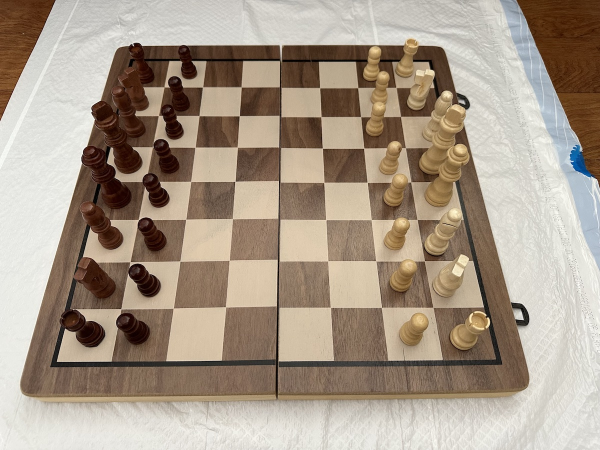
#> input picture imgs/IMG_3078.jpeg, 1200 x 900 px (shown at 1/2 size)
$ python -i detect_board_v2.py   (imports and definitions only)   (older library calls are emulated)
#> lines starting #> are read from the running program, lines starting #| are printed output that depends on the picture
### utils.py
import numpy as np
import cv2


def line_intersection(line1, line2):
    xdiff = (line1[0][0] - line1[1][0], line2[0][0] - line2[1][0])
    ydiff = (line1[0][1] - line1[1][1], line2[0][1] - line2[1][1])

    def det(a, b):
        return a[0] * b[1] - a[1] * b[0]

    div = det(xdiff, ydiff)
    if div == 0:
        return -1, -1
        # raise Exception('lines do not intersect')

    d = (det(*line1), det(*line2))
    x = det(d, xdiff) / div
    y = det(d, ydiff) / div
    return x, y


# [78 lines left out: functions find_bounding_box, get_smooth_grayscale_image, distort_chess_board, segment_chess_pieces, not called in this run]

### detect_board_v2.py
import numpy as np
import PIL.Image
import matplotlib.image as mpimg
import matplotlib.pyplot as plt
import scipy.ndimage
from utils import line_intersection
import cv2
from visualization import visualize_hough, visualize_lines

# [1 line not run here, left out]
plt.rcParams["image.cmap"] = "jet"  # Default colormap is jet


def find_chess_board_points(img):

    img_height, img_width = img.shape
    grad_phase_masked, grad_mag, sobelx, sobely = run_sobel_filters(img)
    edges = cv2.Canny(np.uint8(img), 50, 150, apertureSize=3)

    h2, thetas, rhos = informed_hough(
        edges,
        grad_phase_masked,
        grad_mag,
        theta_bin_size=2 * 360,
        rho_bin_size=2 * 360,
        inform_range=8,
    )

    input_h = h2.copy()
    # Generate peak image
    is_peak = getLocalMaxArray(input_h, winsize=11)
    local_max_img = input_h.copy()
    local_max_img[~is_peak] = 0  # Set peaks with intensity of peak


    # local_max_img[local_max_img<100000] = 0
    peaks = np.argwhere(local_max_img)

    peak_mags = local_max_img[peaks[:, 0], peaks[:, 1]]
    peak_order = np.argsort(peak_mags)[::-1]  # Strongest to weakest

    # Sort peaks by strength
    peaks = peaks[peak_order, :]
    peak_mags = peak_mags[peak_order]

    # Only want peaks that are within half a standard deviation of the mean
    threshold_good_peak = peak_mags.mean() + peak_mags.std() / 2
    n_good_peaks = peaks.shape[0] - np.searchsorted(peak_mags[::-1], threshold_good_peak)

    n_peaks = min(n_good_peaks, 100)

    # =========== find all lines ======== #
    lines = getHoughLines(peaks[:n_peaks], thetas, rhos, img.shape)
    # visualize_lines(img, lines)

    # =========== good lines lines ======== #
    vertical, horizontal = find_good_lines(
        lines, n_peaks, peak_mags, (img_height, img_width), sobelx, sobely
    )
    intersections = find_line_intersections(horizontal, vertical)

    return intersections, (vertical, horizontal)


def find_line_intersections(vertical, horizontal):

    intersections = []
    for k in vertical:
        x1, y1, x2, y2 = k
        ls = []
        for j in horizontal:
            x_1, y_1, x_2, y_2 = j
            intersect = line_intersection(
                [[x1, y1], [x2, y2]], [[x_1, y_1], [x_2, y_2]])
            # if size[0] > intersect[0] >= 0 and size[1] > intersect[1] >= 0:
            ls.append(intersect)

        if len(ls) > 0:
            intersections.append(np.array(ls))
    return np.array(intersections)


# [30 lines left out: function find_points_on_boarder, not called in this run]


def run_sobel_filters(img):
    sobelx = cv2.Sobel(img, cv2.CV_64F, 1, 0, ksize=5)
    sobely = cv2.Sobel(img, cv2.CV_64F, 0, 1, ksize=5)
    grad_mag = np.sqrt(sobelx**2 + sobely**2)
    grad_phase = np.arctan2(sobely, sobelx)  # from -pi to pi

    # Remove phase from where gradient magnitude is less than the mean * constant
    grad_phase_masked = grad_phase.copy()
    gradient_mask_threshold = 2 * np.mean(grad_mag.flatten())
    grad_phase_masked[grad_mag < gradient_mask_threshold] = np.nan

    return grad_phase_masked, grad_mag, sobelx, sobely


def informed_hough(
    bin_img,
    gradient_phase_img,
    gradient_magnitude_img,
    theta_bin_size=100,
    rho_bin_size=100,
    inform_range=5,
):
    """Return informed hough space of input binary image"""
    thetas = np.linspace(0, np.pi, theta_bin_size)
    rho_diagonal = np.sqrt(np.sum(np.array(bin_img.shape) ** 2))
    rhos = np.linspace(-rho_diagonal, rho_diagonal, rho_bin_size)  # length of diagonal
    hough_space = np.zeros([theta_bin_size, rho_bin_size])

    for i in range(bin_img.shape[0]):
        for j in range(bin_img.shape[1]):
            g = gradient_phase_img[i, j]
            if bin_img[i, j] and not np.isnan(g):
                if g < 0:
                    g += np.pi  # + 180 degrees
                # Get informed theta range
                # Get bin index in thetas
                theta_idx = np.searchsorted(thetas, g)
                theta_left = max(0, theta_idx - inform_range)
                theta_right = min(len(thetas) - 1, theta_idx + inform_range)

                # Over the informed theta sweep range
                for t, theta in enumerate(thetas[theta_left:theta_right]):
                    # TODO continue to use %prun and see if building a cos/sin table is valuable
                    rho = j * np.cos(theta) + i * np.sin(theta)
                    # Get bin index for rhos
                    rho_idx = np.searchsorted(rhos, rho)
                    # Add gradient magnitude
                    hough_space[
                        theta_idx - inform_range + t, rho_idx
                    ] += gradient_magnitude_img[i, j]
    return (hough_space, thetas, rhos)


def generic_filter_function(neighborhood, center_idx):
    # Definitely not if no hits to hough at this point
    center_val = neighborhood[center_idx]
    if center_val == 0:
        return False
    neighborhood[center_idx] = 0  # Don't compare to self
    return not np.any(neighborhood >= center_val)


def getLocalMaxArray(h, winsize=7):
    """Returns matrix with only the peaks of a given input matrix"""
    # winsize needs to be odd to choose center_idx correctly
    center_idx = (winsize + 1) * (winsize >> 1)
    return scipy.ndimage.generic_filter(
        h,
        generic_filter_function,
        size=winsize,
        mode="wrap",
        extra_arguments=(center_idx,),
    ).astype(bool)


def getLineGradients(line, gradient_x, gradient_y, sampling_rate=1):
    """Calculate normal gradient values along line given x/y gradients and a line segment."""

    # 1 - Get gradient values
    line = np.array(line)
    ptA = line[:2]
    ptB = line[2:]

    # unit vector in direction of line
    line_length = np.linalg.norm(ptB - ptA)
    line_direction = (ptB - ptA) / line_length

    # Convert to normal
    # -y, x for normal in one direction
    line_normal = np.array([-line_direction[1], line_direction[0]])
    line_angle = np.math.atan2(line_normal[1], line_normal[0])

    # Get points along line, choosing number of points giving a sampling rate in pixels per points (1-1 is good)
    num_pts_on_line = int(np.ceil(np.sqrt(np.sum((ptB - ptA) ** 2)) / sampling_rate))
    guessx = np.linspace(ptA[1], ptB[1], num_pts_on_line)
    guessy = np.linspace(ptA[0], ptB[0], num_pts_on_line)

    # line_indices = np.floor(np.vstack((guessx, guessy)).T).astype(int)
    # gradients = np.vstack(
    #     [
    #         gradient_x[line_indices[:, 0], line_indices[:, 1]],
    #         gradient_y[line_indices[:, 0], line_indices[:, 1]],
    #     ]
    # )

    # # Magnitude of gradient along normal
    # normal_gradients = line_normal.dot(gradients)

    # Calculate fft, since sampling rate is static, we can just use indices as a comparison method
    # fft_result = np.abs(np.fft.rfft(normal_gradients).real)

    # strongest_freq = np.argmax(fft_result)

    return 0, 0, 0, line_angle


def angleClose(a, b, angle_threshold=10 * np.pi / 180):
    d = np.abs(a - b)
    # Handle around the edge
    return d < angle_threshold or np.abs(2 * np.pi - d) < angle_threshold


def angle_gap(x, y):
    return np.arctan2(np.sin(x-y), np.cos(x-y))


def intersect_in_bounds(line1, line2, img_size):
    x, y = line_intersection(line1, line2)
    if 0 <= x < img_size[1] and 0 <= y < img_size[0]:
        return True
    return False


# [27 lines left out: function segmentAngles, not called in this run]


def group_lines(lines, angles, img_size, line_mags, angle_threshold=10 * np.pi / 180):

    # Partition lines based on similar angles int segments/groups
    groups = [[i] for i in range(len(lines))]

    for i in range(len(angles)):

        # Create new group
        for j in range(len(angles)):
            # If good line, not yet grouped, and is close in angle, add to segment group
            if (
                angleClose(angles[i], angles[j], angle_threshold)
                and intersect_in_bounds(
                    lines[i].reshape(2, 2), lines[j].reshape(2, 2), img_size)
            ):
                groups[i].append(j)
        groups[i] = tuple(groups[i])
        # Iterate to next group

    groups = set(groups)
    good_lines = []
    good_angles = []
    for i, g in enumerate(groups):
        sum = np.zeros((2, 2))
        for a in g:
            sum += np.array(lines[a]).reshape(2, 2)
        sum /= len(g)
        good_lines.append(sum.flatten())
        good_angles.append(np.average(np.array(angles)[list(g)]))

    # separate vertical and horizontal
    horizontal = []
    vertical = []
    for i, angle in enumerate(good_angles):
        if (good_lines[i] < 0).any():
            continue
        if abs(angle_gap(angle, np.pi/2)) < 20 * np.pi / 180:
            horizontal.append(good_lines[i])
        elif abs(angle_gap(angle, np.pi)) < 20 * np.pi / 180 or abs(angle_gap(angle, 0)) < 20 * np.pi / 180:
            vertical.append(good_lines[i])

    return vertical, horizontal  # segments and segment count


# [19 lines left out: function chooseBestSegments, not called in this run]


def getHoughLines(peaks, thetas, rhos, img_shape):
    # lines segments within image bounds x1 y1 x2 y2
    lines = np.zeros([peaks.shape[0], 4])

    for i, [theta_, rho_] in enumerate(peaks):
        theta = thetas[theta_]
        rho = rhos[rho_]
        c = np.cos(theta)
        s = np.sin(theta)

        img_x_max = img_shape[1] - 1
        img_y_max = img_shape[0] - 1

        if np.abs(c) < np.abs(s):
            # angle is closer to 0 or 180 degrees, horizontal line so use x limits
            #             print("H")
            x1, x2 = 0, img_x_max
            y1, y2 = (rho - x1 * c) / s, (rho - x2 * c) / s
        else:
            # angle closer to 90 degrees, vertical line so use y limits
            #             print("V")
            y1, y2 = 0, img_y_max
            x1, x2 = (rho - y1 * s) / c, (rho - y2 * s) / c

        # Get line ends within image bounds
        # TODO : Fails on very close to vertical/horizontal lines due to divide by ~zero
        if np.abs(s) > 0.01 and np.abs(c) > 0.01:
            if y1 < 0:
                x1 = (rho - 0 * s) / c
                y1 = (rho - x1 * c) / s
            elif y1 > img_y_max:
                x1 = (rho - img_y_max * s) / c
                y1 = (rho - x1 * c) / s
            if y2 < 0:
                x2 = (rho - 0 * s) / c
                y2 = (rho - x2 * c) / s
            elif y2 > img_y_max:
                x2 = (rho - img_y_max * s) / c
                y2 = (rho - x2 * c) / s

            if x1 < 0:
                y1 = (rho - 0 * c) / s
                x1 = (rho - y1 * s) / c
            elif x1 > img_x_max:
                y1 = (rho - img_x_max * c) / s
                x1 = (rho - y1 * s) / c
            if x2 < 0:
                y2 = (rho - 0 * c) / s
                x2 = (rho - y2 * s) / c
            elif x2 > img_x_max:
                y2 = (rho - img_x_max * c) / s
                x2 = (rho - y2 * s) / c

        lines[i, :] = [x1, y1, x2, y2]

    return lines


def find_good_lines(lines, n_peaks, peak_mags, img_size, sobelx, sobely):
    """Find good lines given a list of possible lines
    from hough

    Args:
        lines (_type_): _description_
        n_peaks (_type_): _description_
        peak_mags (_type_): _description_
        img_size (_type_): _description_
        sobelx (_type_): _description_
        sobely (_type_): _description_

    Returns:
        tuple: vertical, horizontal lines as lists
    """

    angles = np.zeros(n_peaks)

    freq_threshold = 0

    good_mask = np.zeros(angles.shape, dtype=bool)
    for k in range(n_peaks):
        line = lines[k, :]
        freq, line_grad, fft_result, line_angle = getLineGradients(line, sobelx, sobely)
        angles[k] = line_angle
        # print(freq)
        if freq >= freq_threshold:
            good_mask[k] = True

    vertical, horizontal = group_lines(
        lines, angles=angles, img_size=img_size, line_mags=peak_mags)

    return vertical, horizontal

>>> import cv2
>>> picture = cv2.imread('imgs/IMG_3078.jpeg', cv2.IMREAD_GRAYSCALE)
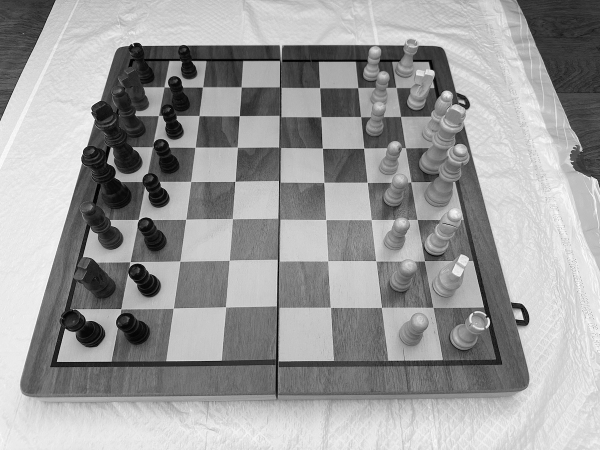
#> picture: shape (900, 1200) (shown at 1/2 size); min 0, max 255, mean 155.6
>>> result = find_chess_board_points(picture)
#> in run_sobel_filters, `sobely = cv2.Sobel(img, cv2.CV_64F, 0, 1, ksize=5)`:
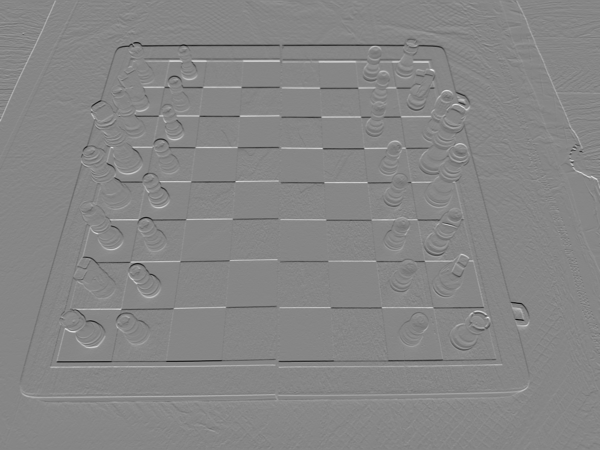
#> sobely: shape (900, 1200) float64 (shown at 1/2 size); min -10671, max 9586, mean 9.5; drawn with min black and max white
#> in run_sobel_filters, `grad_mag = np.sqrt(sobelx**2 + sobely**2)`:
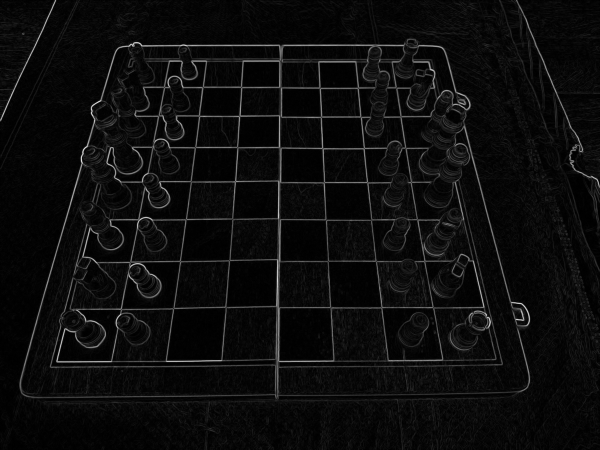
#> grad_mag: shape (900, 1200) float64 (shown at 1/2 size); min 0, max 11340.2, mean 578.3; drawn with min black and max white
#> in run_sobel_filters, `grad_phase = np.arctan2(sobely, sobelx)`:
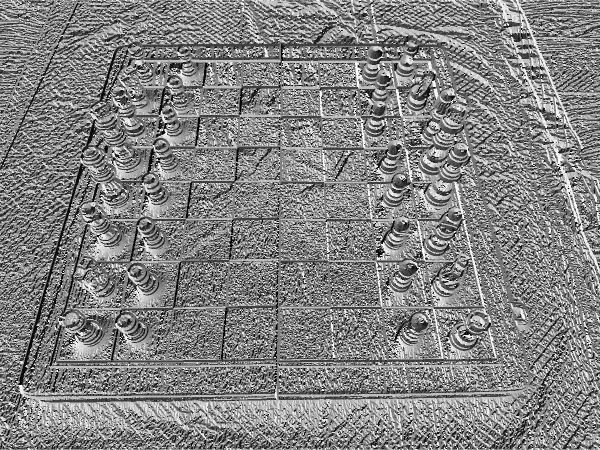
#> grad_phase: shape (900, 1200) float64 (shown at 1/2 size); min -3.14, max 3.14, mean 0.0968; drawn with min black and max white
#> in run_sobel_filters, `gradient_mask_threshold = 2 * np.mean(grad_mag.flatten())`: gradient_mask_threshold = 1156.6
#> in run_sobel_filters, `grad_phase_masked[grad_mag < gradient_mask_threshold] = np.nan`:
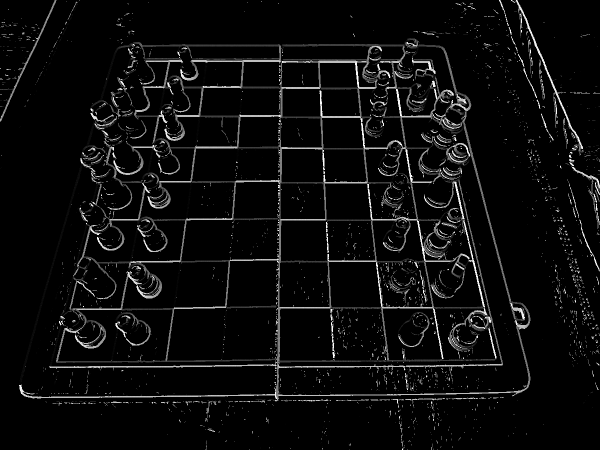
#> grad_phase_masked: shape (900, 1200) float64 (shown at 1/2 size); 90.46% of the values are NaN or infinite; the others: min -3.14, max 3.14, mean 0.0451; drawn with min black, max white, NaN and infinite black
#> in find_chess_board_points, `edges = cv2.Canny(np.uint8(img), 50, 150, apertureSize=3)`:
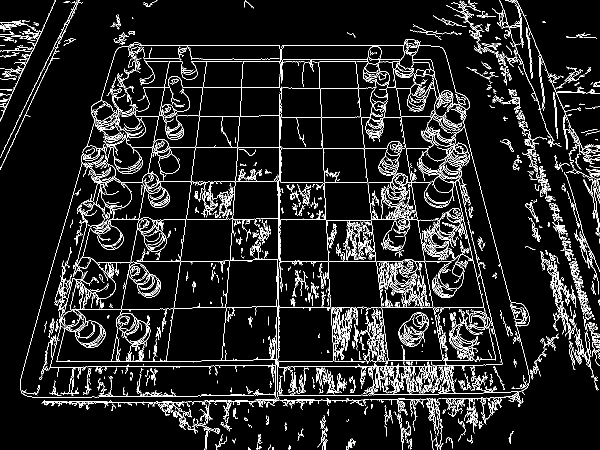
#> edges: shape (900, 1200) (shown at 1/2 size); 8.3% white in thin lines or dots
#> after the loop in informed_hough, `for i in range(bin_img.shape[0]):`:
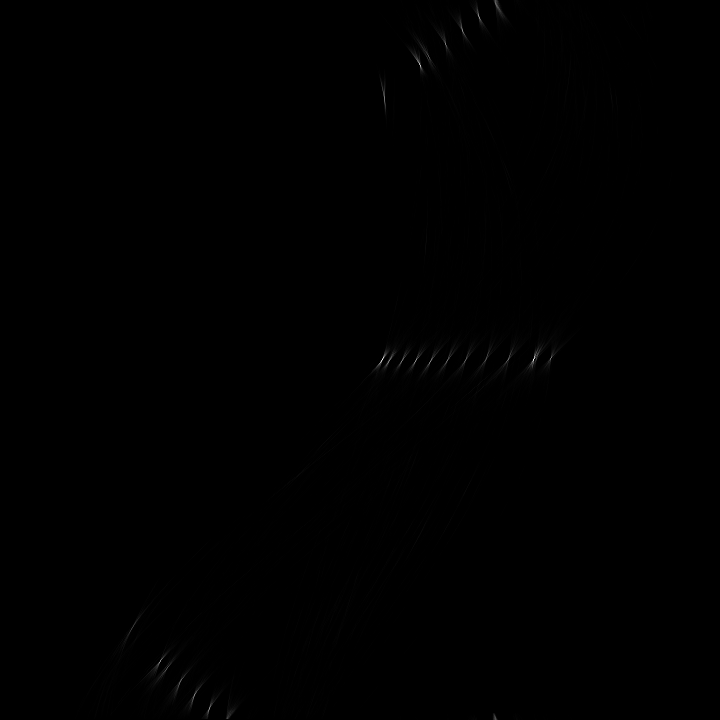
#> hough_space: shape (720, 720) float64; min 0, max 3159103.3, mean 4485.7; drawn with min black and max white
#> in find_chess_board_points, `h2, thetas, rhos = informed_hough( edges, grad_phase_masked, grad_mag,..`: thetas = 720 values from 0 to 3.14; rhos = 720 values from -1500 to 1500
#> in find_chess_board_points, `peaks = np.argwhere(local_max_img)`: peaks = 733 pairs, first value 0 to 719, second value 79 to 678
#> in find_chess_board_points, `peak_mags = local_max_img[peaks[:, 0], peaks[:, 1]]`: peak_mags = 733 values, max 3159103.3 at index 373, min 2934.8 at index 508, mean 86552.3
#> in find_chess_board_points, `peak_order = np.argsort(peak_mags)[::-1]`: peak_order = 733 values, max 732 at index 59, min 0 at index 624, mean 366
#> in find_chess_board_points, `peak_mags = peak_mags[peak_order]`: peak_mags = 733 values, max 3159103.3 at index 0, min 2934.8 at index 732, mean 86552.3
#> in find_chess_board_points, `threshold_good_peak = peak_mags.mean() + peak_mags.std() / 2`: threshold_good_peak = 240987.6
#> in find_chess_board_points, `n_good_peaks = peaks.shape[0] - np.searchsorted(peak_mags[::-1], thres..`: n_good_peaks = 25
#> the loop in getHoughLines, `for i, [theta_, rho_] in enumerate(peaks):` made 25 passes
#> (theta_, rho_, theta, rho, c, s, y1, y2) on passes 3, 5, 6, 7, 9, 12, 13, 14: (65, 420, 0.284, 252.4, 0.96, 0.28, 0, 899), (708, 209, 3.09, -628, -0.999, 0.048, 0, 899), (662, 159, 2.89, -836.6, -0.969, 0.246, 0, 899), (15, 478, 0.0655, 494.4, 0.998, 0.0655, 0, 899), (30, 462, 0.131, 427.7, 0.991, 0.131, 0, 899), (43, 445, 0.188, 356.7, 0.982, 0.187, 0, 899), (694, 194, 3.03, -690.5, -0.994, 0.109, 0, 899), (97, 384, 0.424, 102.2, 0.912, 0.411, 0, 248.6)
#> after the loop in getHoughLines, `for i, [theta_, rho_] in enumerate(peaks):`: lines = 25 rows, first 6: [0, 723.9, 1199, 721.3], [0, 93.88, 1199, 91.26], [263, 0, 0.549, 899], [0, 235.7, 1199, 233.1], [628.7, 0, 671.9, 899], [863.2, 0, 1091.9, 899]
#> the loop in find_good_lines, `for k in range(n_peaks):` made 25 passes
#> (ptA in getLineGradients, ptB in getLineGradients, line_length in getLineGradients, line_direction in getLineGradients, line_normal in getLineGradients, line_angle, num_pts_on_line in getLineGradients) on passes 1 to 5: ([0, 723.9], [1199, 721.3], 1199, [1, -0.00218], [0.00218, 1], 1.57, 1200), ([0, 93.88], [1199, 91.26], 1199, [1, -0.00218], [0.00218, 1], 1.57, 1200), ([263, 0], [0.549, 899], 936.5, [-0.28, 0.96], [-0.96, -0.28], -2.86, 937), ([0, 235.7], [1199, 233.1], 1199, [1, -0.00218], [0.00218, 1], 1.57, 1200), ([628.7, 0], [671.9, 899], 900, [0.048, 0.999], [-0.999, 0.048], 3.09, 901)
#> after the loop in find_good_lines, `for k in range(n_peaks):`: angles = 25 values, max 3.14 at index 23, min -3.13 at index 17, mean 0.697
#> in group_lines, `groups = [[i] for i in range(len(lines))]`: groups = 25 items, first 6: [0], [1], [2], [3], [4], [5]
#> the loop in group_lines, `for i in range(len(angles)):` made 25 passes
#> the loop in group_lines, `for i, g in enumerate(groups):` made 25 passes
#> g on passes 1 to 8: (2,), (5,), (11,), (8,), (14,), (20,), (4,), (1,)
#> the loop in group_lines, `for i, angle in enumerate(good_angles):` made 25 passes
#> angle on passes 1 to 8: -2.86, 2.89, -2.95, -3.01, 1.56, 2.91, 3.09, 1.57
#> the loop in find_line_intersections, `for k in vertical:` made 11 passes
#> k on passes 1 to 8: [0, 799.1, 1199, 786], [0, 93.88, 1199, 91.26], [0, 294.2, 1199, 302], [0, 173.2, 1199, 181], [0, 619.6, 1199, 617], [0, 440.2, 1199, 442.8], [0, 523.6, 1199, 526.3], [0, 723.9, 1199, 721.3]
